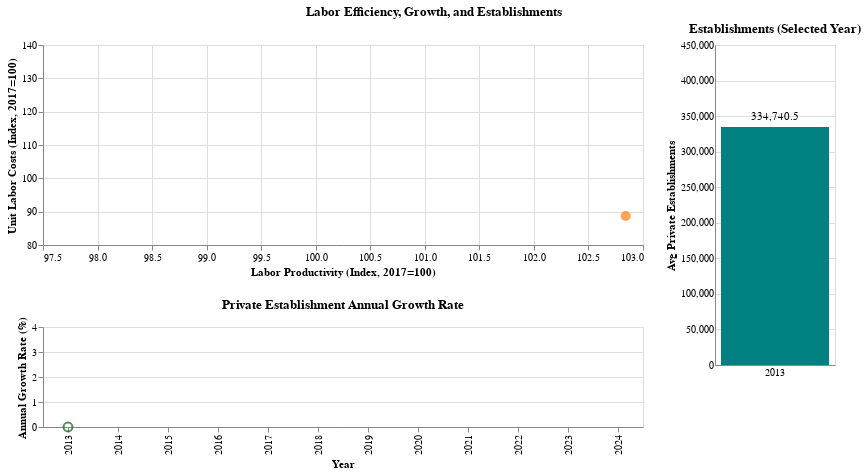

Notebook code cell kept with this figure:
### Code cell
# Slider parameter
year_slider = alt.param(
    name='year_sel',
    bind=alt.binding_range(
        name='Show up to Year: ',
        min=int(df_year['Year'].min()),
        max=int(df_year['Year'].max()),
        step=1
    ),
    value=int(df_year['Year'].min())
)

# Connected scatter plot
base = alt.Chart(df_year).transform_filter("datum.Year <= year_sel").encode(
    x=alt.X('Labor productivity:Q', title='Labor Productivity (Index, 2017=100)', scale=alt.Scale(domain=[97.5, 103])),
    y=alt.Y('Unit labor costs:Q', title='Unit Labor Costs (Index, 2017=100)', scale=alt.Scale(domain=[80, 140])),
    order=alt.Order('Year:O'),
    tooltip=[
        alt.Tooltip('Year:O', title='Year'),
        alt.Tooltip('Labor productivity:Q', format='.2f'),
        alt.Tooltip('Unit labor costs:Q', format='.2f'),
    ]
)
line = base.mark_line(color='#1f77b4', strokeWidth=1)
points = base.mark_point(color='#ff7f0e', size=100, filled=True)
scatter = (line + points).properties(width=600, height=200)

# Growth line chart
years = list(range(2013, 2025))
base_growth = (
    alt.Chart(df_growth)
       .transform_filter("datum.Year <= year_sel")
       .encode(
           x=alt.X('Year:O', title='Year', scale=alt.Scale(domain=years)),
           y=alt.Y('GrowthPct:Q', title='Annual Growth Rate (%)', scale=alt.Scale(domain=[0, 4])),
           tooltip=[
               alt.Tooltip('Year:O'),
               alt.Tooltip('GrowthPct:Q', title='Growth Rate (%)')
           ]
       )
)
line_growth = base_growth.mark_line(color='darkgreen', strokeWidth=2)
points_growth = base_growth.mark_point(color='darkgreen', size=80)
growth_chart = (
    (line_growth + points_growth)
    .properties(
        height=100,
        width=600,
        title='Private Establishment Annual Growth Rate'
    )
)

# Vertical bar chart for selected year (updated)
bar_base = alt.Chart(df_estb_annual).transform_filter("datum.Year == year_sel")

bar = bar_base.mark_bar(color='teal').encode(
    x=alt.X('Year:O', title=None, axis=alt.Axis(ticks=False, labelAngle=0)),  # no ticks, 0-degree label
    y=alt.Y('Average_Establishments:Q', title='Avg Private Establishments', axis=alt.Axis(ticks=False),scale=alt.Scale(domain=[0, 420000])),
)

bar_text = bar_base.mark_text(
    align='center', baseline='bottom', dy=-5
).encode(
    x=alt.X('Year:O'),
    y='Average_Establishments:Q',
    text=alt.Text('Average_Establishments:Q', format=',')
)

bar_chart = (bar + bar_text).properties(
    width=120,
    height=320,
    title='Establishments (Selected Year)'
)

# Assemble layout: scatter and line chart stacked, with bar chart on the right
chart = alt.hconcat(
    alt.vconcat(scatter, growth_chart),
    bar_chart
).add_params(
    year_slider
).properties(
    title='Labor Efficiency, Growth, and Establishments'
).configure_title(anchor='middle')

chart

### Figure 1 — Vega-Lite specification as saved in the notebook (floating-point values rounded to 4 significant figures)
{"config": {"view": {"continuousWidth": 300, "continuousHeight": 300}, "title": {"anchor": "middle"}}, "hconcat": [{"vconcat": [{"layer": [{"mark": {"type": "line", "color": "#1f77b4", "strokeWidth": 1}, "encoding": {"order": {"field": "Year", "type": "ordinal"}, "tooltip": [{"field": "Year", "title": "Year", "type": "ordinal"}, {"field": "Labor productivity", "format": ".2f", "type": "quantitative"}, {"field": "Unit labor costs", "format": ".2f", "type": "quantitative"}], "x": {"field": "Labor productivity", "scale": {"domain": [97.5, 103]}, "title": "Labor Productivity (Index, 2017=100)", "type": "quantitative"}, "y": {"field": "Unit labor costs", "scale": {"domain": [80, 140]}, "title": "Unit Labor Costs (Index, 2017=100)", "type": "quantitative"}}, "transform": [{"filter": "datum.Year <= year_sel"}]}, {"mark": {"type": "point", "color": "#ff7f0e", "filled": true, "size": 100}, "encoding": {"order": {"field": "Year", "type": "ordinal"}, "tooltip": [{"field": "Year", "title": "Year", "type": "ordinal"}, {"field": "Labor productivity", "format": ".2f", "type": "quantitative"}, {"field": "Unit labor costs", "format": ".2f", "type": "quantitative"}], "x": {"field": "Labor productivity", "scale": {"domain": [97.5, 103]}, "title": "Labor Productivity (Index, 2017=100)", "type": "quantitative"}, "y": {"field": "Unit labor costs", "scale": {"domain": [80, 140]}, "title": "Unit Labor Costs (Index, 2017=100)", "type": "quantitative"}}, "transform": [{"filter": "datum.Year <= year_sel"}]}], "data": {"name": "data-29341c3e91a1a337331866c8b0bd4633"}, "height": 200, "width": 600}, {"layer": [{"mark": {"type": "line", "color": "darkgreen", "strokeWidth": 2}, "encoding": {"tooltip": [{"field": "Year", "type": "ordinal"}, {"field": "GrowthPct", "title": "Growth Rate (%)", "type": "quantitative"}], "x": {"field": "Year", "scale": {"domain": [2013, 2014, 2015, 2016, 2017, 2018, 2019, 2020, 2021, 2022, 2023, 2024]}, "title": "Year", "type": "ordinal"}, "y": {"field": "GrowthPct", "scale": {"domain": [0, 4]}, "title": "Annual Growth Rate (%)", "type": "quantitative"}}, "transform": [{"filter": "datum.Year <= year_sel"}]}, {"mark": {"type": "point", "color": "darkgreen", "size": 80}, "encoding": {"tooltip": [{"field": "Year", "type": "ordinal"}, {"field": "GrowthPct", "title": "Growth Rate (%)", "type": "quantitative"}], "x": {"field": "Year", "scale": {"domain": [2013, 2014, 2015, 2016, 2017, 2018, 2019, 2020, 2021, 2022, 2023, 2024]}, "title": "Year", "type": "ordinal"}, "y": {"field": "GrowthPct", "scale": {"domain": [0, 4]}, "title": "Annual Growth Rate (%)", "type": "quantitative"}}, "transform": [{"filter": "datum.Year <= year_sel"}]}], "data": {"name": "data-ab1cdb49b0d1deb4c799be0e9dead4f0"}, "height": 100, "title": "Private Establishment Annual Growth Rate", "width": 600}]}, {"layer": [{"mark": {"type": "bar", "color": "teal"}, "encoding": {"x": {"axis": {"labelAngle": 0, "ticks": false}, "field": "Year", "title": null, "type": "ordinal"}, "y": {"axis": {"ticks": false}, "field": "Average_Establishments", "scale": {"domain": [0, 420000]}, "title": "Avg Private Establishments", "type": "quantitative"}}, "transform": [{"filter": "datum.Year == year_sel"}]}, {"mark": {"type": "text", "align": "center", "baseline": "bottom", "dy": -5}, "encoding": {"text": {"field": "Average_Establishments", "format": ",", "type": "quantitative"}, "x": {"field": "Year", "type": "ordinal"}, "y": {"field": "Average_Establishments", "type": "quantitative"}}, "transform": [{"filter": "datum.Year == year_sel"}]}], "data": {"name": "data-432d7ba2fe1b7eeaf9c77408b3bb1719"}, "height": 320, "title": "Establishments (Selected Year)", "width": 120}], "params": [{"name": "year_sel", "bind": {"input": "range", "max": 2024, "min": 2013, "name": "Show up to Year: ", "step": 1}, "value": 2013}], "title": "Labor Efficiency, Growth, and Establishments", "$schema": "https://vega.github.io/schema/vega-lite/v5.20.1.json", "datasets": {"data-29341c3e91a1a337331866c8b0bd4633": [{"Year": 2013, "Labor productivity": 102.8, "Unit labor costs": 88.69}, {"Year": 2014, "Labor productivity": 102.5, "Unit labor costs": 91.3}, {"Year": 2015, "Labor productivity": 100.8, "Unit labor costs": 95.47}, {"Year": 2016, "Labor productivity": 100.7, "Unit labor costs": 96.19}, {"Year": 2017, "Labor productivity": 100.0, "Unit labor costs": 100.0}, {"Year": 2018, "Labor productivity": 100.2, "Unit labor costs": 102.2}, {"Year": 2019, "Labor productivity": 97.91, "Unit labor costs": 107.2}, {"Year": 2020, "Labor productivity": 97.79, "Unit labor costs": 114.5}, {"Year": 2021, "Labor productivity": 99.48, "Unit labor costs": 115.3}, {"Year": 2022, "Labor productivity": 98.19, "Unit labor costs": 120.6}, {"Year": 2023, "Labor productivity": 98.03, "Unit labor costs": 126.8}, {"Year": 2024, "Labor productivity": 98.67, "Unit labor costs": 131.0}], "data-ab1cdb49b0d1deb4c799be0e9dead4f0": [{"Year": 2013, "Average_Establishments": 334700.0, "GrowthPct": 0.0}, {"Year": 2014, "Average_Establishments": 337800.0, "GrowthPct": 0.9}, {"Year": 2015, "Average_Establishments": 340600.0, "GrowthPct": 0.85}, {"Year": 2016, "Average_Establishments": 343700.0, "GrowthPct": 0.9}, {"Year": 2017, "Average_Establishments": 346700.0, "GrowthPct": 0.88}, {"Year": 2018, "Average_Establishments": 351400.0, "GrowthPct": 1.36}, {"Year": 2019, "Average_Establishments": 355000.0, "GrowthPct": 1.02}, {"Year": 2020, "Average_Establishments": 358300.0, "GrowthPct": 0.92}, {"Year": 2021, "Average_Establishments": 366400.0, "GrowthPct": 2.26}, {"Year": 2022, "Average_Establishments": 380700.0, "GrowthPct": 3.91}, {"Year": 2023, "Average_Establishments": 392200.0, "GrowthPct": 3.02}, {"Year": 2024, "Average_Establishments": 400900.0, "GrowthPct": 2.23}], "data-432d7ba2fe1b7eeaf9c77408b3bb1719": [{"Year": 2013, "Average_Establishments": 334700.0}, {"Year": 2014, "Average_Establishments": 337800.0}, {"Year": 2015, "Average_Establishments": 340600.0}, {"Year": 2016, "Average_Establishments": 343700.0}, {"Year": 2017, "Average_Establishments": 346700.0}, {"Year": 2018, "Average_Establishments": 351400.0}, {"Year": 2019, "Average_Establishments": 355000.0}, {"Year": 2020, "Average_Establishments": 358300.0}, {"Year": 2021, "Average_Establishments": 366400.0}, {"Year": 2022, "Average_Establishments": 380700.0}, {"Year": 2023, "Average_Establishments": 392200.0}, {"Year": 2024, "Average_Establishments": 400900.0}]}}
